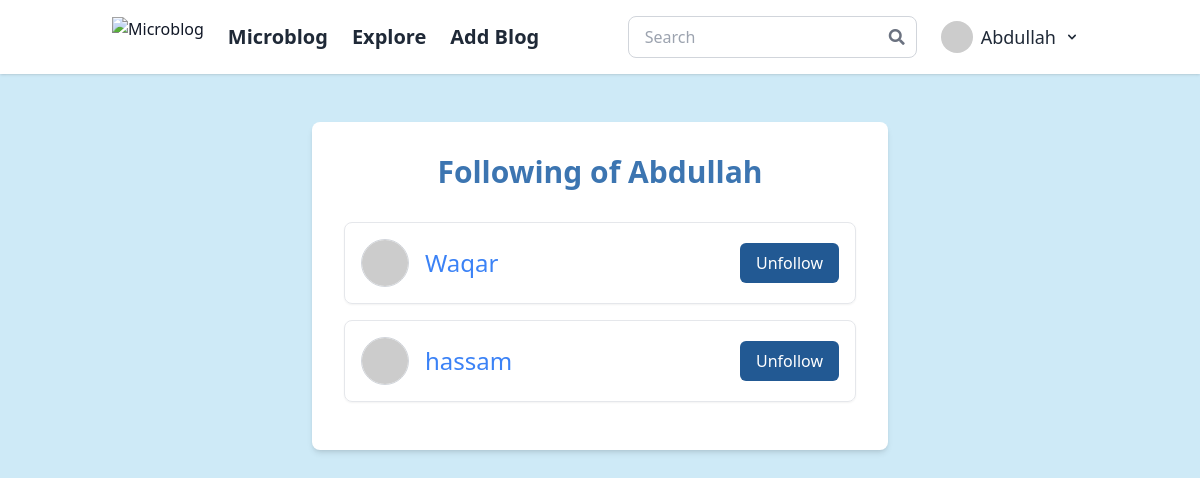
/following_list/Abdullah (signed in), run on an earlier commit of the app's database.
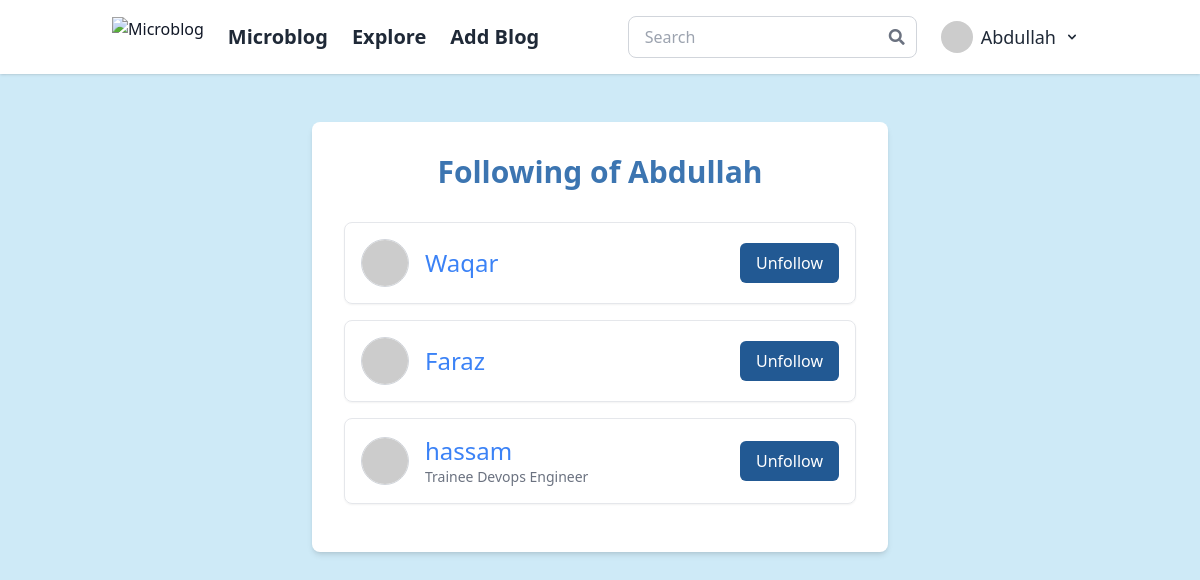
And on a later commit of the database.
### app/models.py (models this page shows, shortened)
class User(UserMixin, db.Model):
    id: so.Mapped[int] = so.mapped_column(primary_key=True)
    username: so.Mapped[str] = so.mapped_column(sa.String(64), index=True, unique=True)
    email: so.Mapped[str] = so.mapped_column(sa.String(120), index=True, unique=True)
    password_hash: so.Mapped[Optional[str]] = so.mapped_column(sa.String(256))
    posts: so.WriteOnlyMapped['Post'] = so.relationship(back_populates='author', cascade='all, delete-orphan', passive_deletes=True)
    comments: so.WriteOnlyMapped['Comment'] = so.relationship(back_populates='author', cascade='all, delete-orphan', passive_deletes=True)
    about_me: so.Mapped[Optional[str]] = so.mapped_column(sa.String(140))
    last_seen: so.Mapped[Optional[datetime]] = so.mapped_column(default=lambda: datetime.now(timezone.utc))
    following: so.WriteOnlyMapped['User'] = so.relationship(secondary=followers, primaryjoin=(followers.c.follower_id == id),
                                                            secondaryjoin=(followers.c.followed_id == id), back_populates='followers', passive_deletes=True)
    followers: so.WriteOnlyMapped['User'] = so.relationship(secondary=followers, primaryjoin=(followers.c.followed_id == id),
                                                            secondaryjoin=(followers.c.follower_id == id), back_populates='following', passive_deletes=True)
    def avatar(self, size):
        digest = md5(self.email.lower().encode('utf-8')).hexdigest()
        return f'https://www.gravatar.com/avatar/{digest}?d=identicon&s={size}'
    def is_following(self, user):
        query = self.following.select().where(User.id == user.id)
        return db.session.scalar(query) is not None
    def get_following_users(self):
        following_users = (
            db.session.query(User)
            .join(followers, User.id == followers.c.followed_id)
            .filter(followers.c.follower_id == self.id)
            .all()
        )
        return following_users

### app/main/routes.py (the view)
@bp.route('/following_list/<username>')
@login_required
def following_list(username):
    user = db.session.scalar(sa.select(User).where(User.username == username))
    list = user.get_following_users()
    form = EmptyForm()
    return render_template('following.html', user=user, list=list, form = form)

### app/main/forms.py
class EmptyForm(FlaskForm):
    submit = SubmitField('Submit')

class SearchForm(FlaskForm):
    searched = StringField('Searched', validators=[DataRequired()])
    submit = SubmitField('Submit')

### app/main/routes.py (called while the page is built)
@bp.before_request
def before_request():
    if current_user.is_authenticated:
        current_user.last_seen = datetime.now(timezone.utc)
        db.session.commit()

@bp.context_processor
def inject_search_form():
    return dict(form=SearchForm())

### app/models.py (called while the page is built)
@login.user_loader
def load_user(id):
    return db.session.get(User, int(id))

### app/templates/following.html (shortened to what this page needs)
{% extends 'new_base.html' %}
{% block content %}
<div class="flex min-h-full flex-col justify-center px-4 py-6 sm:px-6 lg:px-8 sm:py-12">
    <div class="bg-white shadow-md rounded-lg p-8 w-full max-w-xl mx-auto">
        <h1 class="text-3xl font-bold mb-8 text-center text-[#3C75B1]">Following of {{ user.username }}</h1>
        <ul>
            {% for follower in list %}
            <li class="flex items-center justify-between p-4 border border-gray-200 rounded-lg shadow-sm hover:bg-blue-100 mb-4">
                <a href="{{ url_for('main.user', username=follower.username) }}" class="flex items-center text-blue-500 hover:text-blue-700">
                    <img src="{{ follower.avatar(100) }}" class="w-12 h-12 rounded-full border border-gray-300">
                    <div class="ml-4">
                        <span class="block text-2xl">{{ follower.username }}</span>
                        {% if follower.about_me %}
                        <span class="block text-sm text-gray-500">{{ follower.about_me[:30] }}</span>
                        {% endif %}
                    </div>
                </a>
                <div>
                    {% if current_user.is_following(follower) %}
                    <div>
                        <form action="{{ url_for('main.unfollow', username=follower.username) }}" method="post">
                            <input type="submit" value="Unfollow" class="bg-[#225993] text-white px-4 py-2 rounded-md hover:bg-[#1B487A]">
                        </form>
                    </div>
                    {% endif %}
                </div>
            </li>
            {% endfor %}
        </ul>
    </div>
</div>
{% endblock %}

What changed in the data, as far as the page shows it:
now on this page (row unchanged): User: username "Faraz"
changed User "hassam": about_me (not shown) → "Trainee Devops Engineer"
